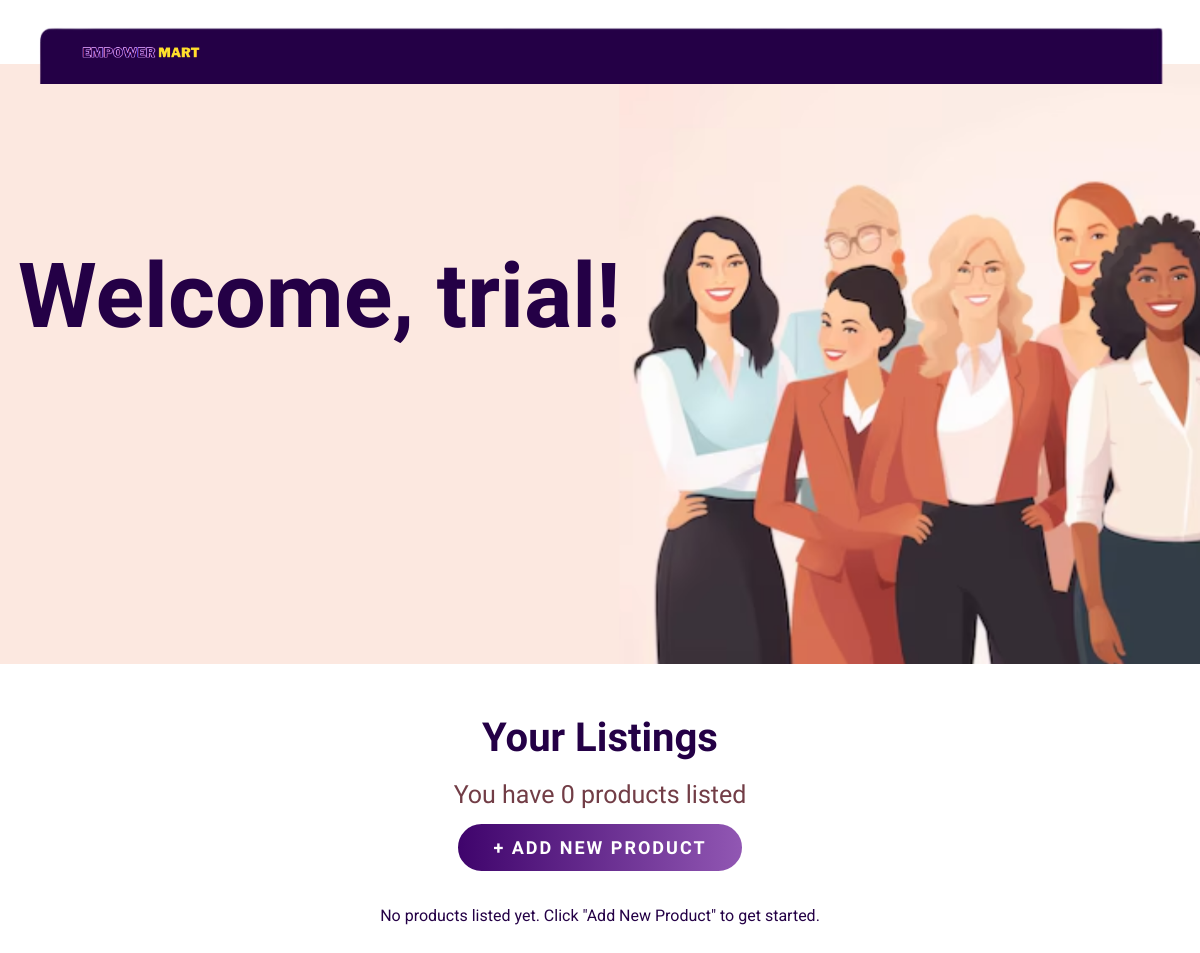
Before: /dashboard/ (signed in) with the older database file.
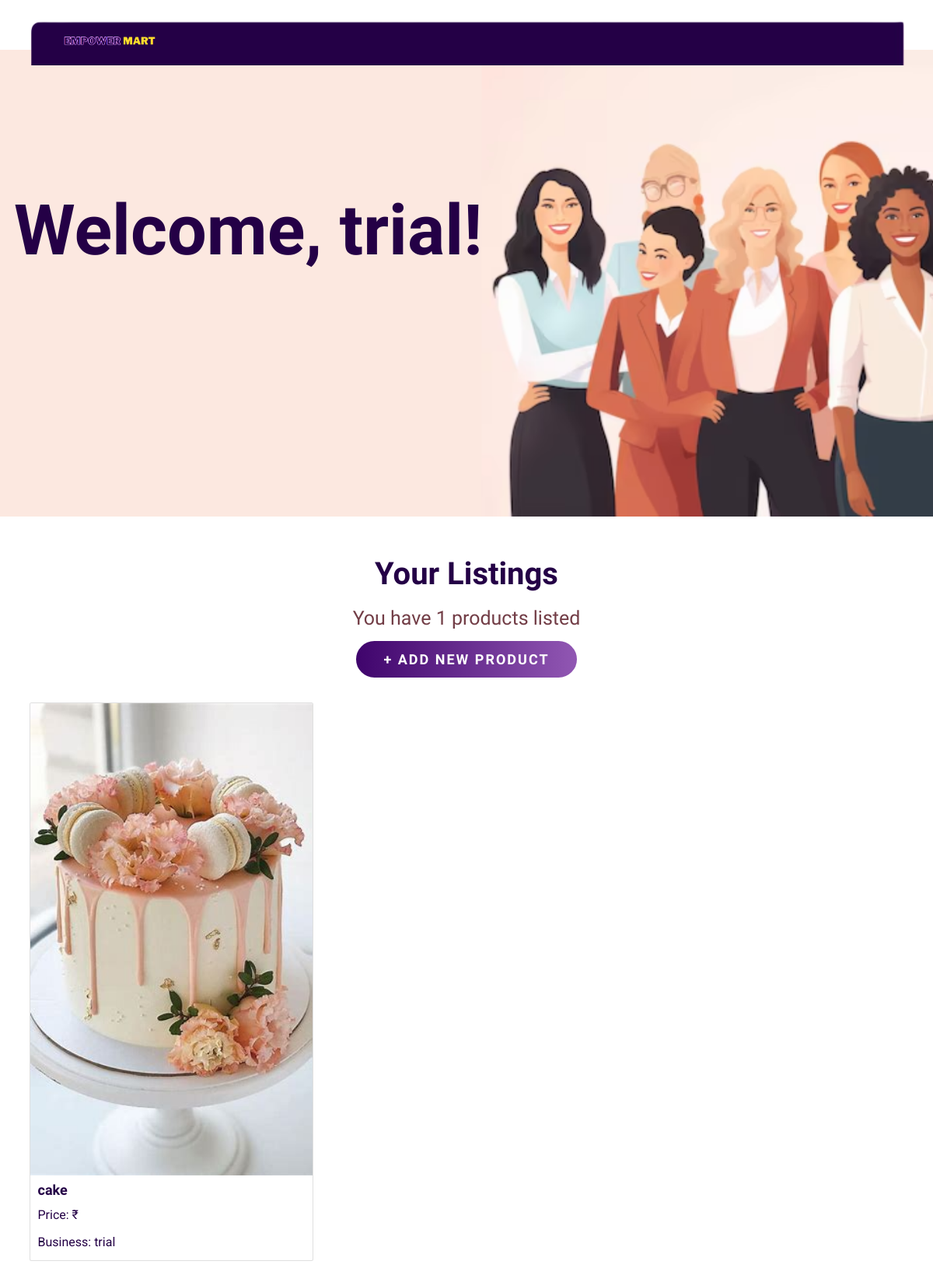
After: the same page with the newer database file.
### home/models.py (models this page shows, shortened)
class user(AbstractBaseUser, PermissionsMixin):
    business_name = models.CharField(max_length=255, unique=True, default="default_username")
    is_active = models.BooleanField(default=True)
    is_staff = models.BooleanField(default=False)  # This grants access to the admin interface
    is_superuser = models.BooleanField(default=False)  # For superuser access
    objects = UserManager()
    USERNAME_FIELD = 'business_name'  # Use business_name to log in
    REQUIRED_FIELDS = []  # No additional fields required
    def __str__(self):
        return self.business_name

class Product(models.Model):
    Product_Id = models.AutoField(primary_key=True)
    Product_name = models.CharField(max_length=200)
    Price_per_unit = models.DecimalField(max_digits=10, decimal_places=2, null=True, blank=True)
    Product_Description = models.TextField()
    Product_Image = models.ImageField(upload_to='products/')
    business_name = models.ForeignKey('user', on_delete=models.CASCADE)  # Foreign key to the user model

### home/views.py (the view)
# urls.py: path('dashboard/', views.dashboard_view, name="dashboard"),
@login_required
def dashboard_view(request):
    products = Product.objects.filter(business_name=request.user)
    return render(request, 'dashboard.html', {'products': products})

### templates/dashboard.html (shortened to what this page needs)
<!DOCTYPE html>
{% load static %}
<html lang="en">
<head>
    <link rel="stylesheet" href="{% static 'css/lightbox.css' %}">
    <link href="https://cdn.jsdelivr.net/npm/bootstrap@5.1.3/dist/css/bootstrap.min.css" rel="stylesheet">
    <link rel="stylesheet" href="https://cdnjs.cloudflare.com/ajax/libs/font-awesome/5.15.4/css/all.min.css" />
    <link rel="stylesheet" type="text/css" href="{% static 'css/style.css' %}">
    <link rel="stylesheet" href="{% static 'css/responsive-style.css' %}">
</head>
<body>
    <header id="full-nav">
        <div class="header">
            <nav class="navbar navbar-expand-lg">
                <a class="navbar-brand" href="#">
                    <img src="{% static 'images/logo1.png' %}" alt="Logo" class="logo">
                </a>
            </nav>
        </div>
    </header>
    <section class="banner_section">
        <div class="container_seller">
            <div class="banner-content_seller">
                <h1>Welcome, {{ user.business_name }}!</h1>
            </div>
        </div>
    </section>
    <section class="listing_section">
        <div class="container">
            <div class="row justify-content-center">
                <div class="col-12 text-center pb-5">
                    <h2 class="section-title">Your Listings</h2>
                    <h4>You have {{ products|length }} products listed</h4>
                    <a href="{% url 'add_product' %}" class="btn main-btn">+ ADD NEW PRODUCT</a>
                </div>
            </div>
            <div class="row">
                {% for product in products %}
                    <div class="col-md-4 mb-4">
                        <div class="card">
                            <img src="{{ product.Product_Image.url }}" class="card-img-top" alt="Product Image">
                            <div class="card-body">
                                <h5 class="card-title">{{ product.Product_name }}</h5>
                                <p class="card-text">Price: ₹{{ product.price_per_unit }}</p>
                                <p class="card-text">Business: {{ product.business_name }}</p>
                            </div>
                        </div>
                    </div>
                {% empty %}
                    <p class="text-center">No products listed yet. Click "Add New Product" to get started.</p>
                {% endfor %}
            </div>
        </div>
    </section>
</body>
</html>

### static/css/style.css (style rules this page uses)
*, *::before, *::after { -webkit-box-sizing: border-box; -moz-box-sizing: border-box; box-sizing: border-box; margin: 0; padding: 0; text-decoration: none; outline: none; }
:root { --bg-white: #fff; --primary-text: #240046; --secondary-color: #e0aaff; --primary-font: 'Barlow Condensed', sans-serif; --secondary-font: 'Roboto', sans-serif; --text-white: #ffffff; }
body, html { color: var(--primary-text); font-size: 10px; font-weight: 400; font-family: var(--primary-font); scroll-behavior: smooth; line-height: 1.5; overflow-x: hidden; overflow-y: auto; }
h1, h2, h3, h4, h5, h6, p { margin: 0; }
h1 { font-size: 9rem; line-height: 1.4; font-weight: 600; color: var(--primary-text); }
h2 { color: var(--primary-text); font-size: 4.7rem; font-weight: 600; display: inline-block; text-transform: capitalize; line-height: 1.2; margin-bottom: 2rem; }
h4 { font-size: 2.5rem; font-weight: 450; line-height: 1; color:#723d46; }
h5 { font-size: 1.8rem; font-weight: 600; line-height: 1; color: var(--primary-text); }
p { font-size: 1.6rem; line-height: 1.6; margin-top: 1rem; color: var(--primary-text); font-family: var(--secondary-font); }
embed, iframe, img, object { max-width: 100%; height:auto; }
a, a:active, a:focus, a:hover, button { text-decoration: none; outline: 0; }
.main-btn { position: relative; color: var(--bg-white); background: linear-gradient(to right, #3f046c, #9157b3); z-index: 1; overflow: hidden; border: 0.2rem solid var(--bg-white); border-radius: 3.5rem; text-transform: uppercase; padding: 1rem 3.5rem; font-weight: 600; font-size: 1.8rem; margin-top: 1.5rem; letter-spacing: 0.2rem; }
section { padding: 5rem 0; }
.section-title { font-size: 4rem; font-weight: 600; color: var(--primary-text); text-transform: capitalize; margin-bottom: 2rem; }
.header { position: relative; width: 100%; top: 2rem; left: 0; z-index: 2; }
.header .navbar { width: 95%; height:100%; margin: 0 auto; padding: 2rem 5rem; background: url('../images/purple-header.png') no-repeat center center; background-size: cover; background-position: center; background-repeat: no-repeat; }
.header .navbar-brand { width:30rem; margin-top:-0.1rem; }
.header .navbar-brand { max-width: 32rem; display: inline-block; margin-right: 1rem; }
.header .navbar-brand img { max-width: 100%; height: auto; }
.banner_section { background:url('../images/banner.png'); background-repeat:no-repeat; background-position:center; background-size: cover; min-height:75vh; }
.container_seller { display: flex; justify-content:flex-start; align-items:center; height: 100%; text-align: left; }
.banner-content_seller { margin-left:1.5%; margin-top: 10%; display: flex; flex-direction: column; align-items:flex-start; justify-content: center; }

### static/css/responsive-style.css (style rules this page uses)
@media (max-width: 1200px) { .logo { width: 12rem; } }

Changed rows visible on the page:
added Product: Product_Image (picture), Product_name "cake", business_name "trial"
Other visible differences:
{{ products|length }}: "0" → "1"
text no longer shown: "No products listed yet. Click \"Add New Product\" to get started."
